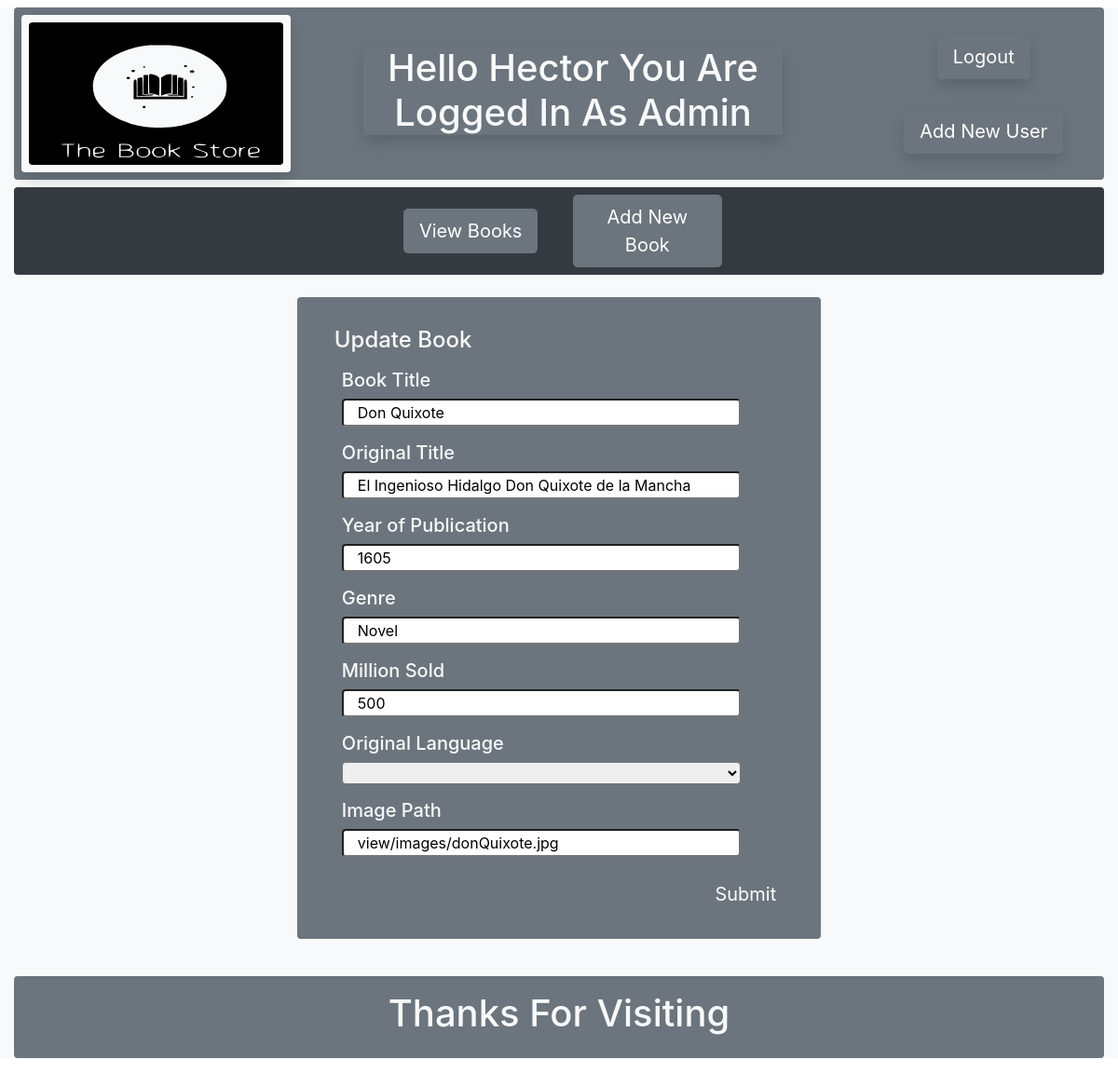
Page /index.php?update=1 (signed in) on the committed database.
### tables this page shows
CREATE TABLE IF NOT EXISTS `book` (
  `BookID` int(10) UNSIGNED NOT NULL AUTO_INCREMENT,
  `BookTitle` varchar(255) NOT NULL,
  `OriginalTitle` varchar(255) DEFAULT NULL,
  `YearofPublication` int(4) NOT NULL DEFAULT '0',
  `Genre` varchar(30) NOT NULL,
  `MillionsSold` int(10) UNSIGNED NOT NULL,
  `LanguageWritten` varchar(30) NOT NULL,
  `AuthorID` int(10) UNSIGNED NOT NULL,
  `coverImagePath` varchar(2000) NOT NULL,
  `currentTime` timestamp NULL DEFAULT CURRENT_TIMESTAMP,
  `updateTime` timestamp NULL DEFAULT CURRENT_TIMESTAMP,
  `updateBy` varchar(200) NOT NULL,
  PRIMARY KEY (`BookID`),
  KEY `fk_authorID` (`AuthorID`),
  KEY `indenxx` (`BookTitle`)
);

### view/pages/updateBook.php (the view, shortened to what this page needs)
<?php
    require("model/dbConnection.php");
    $id = $_GET['update'];
    $result = $conn->query("SELECT * FROM book
    WHERE BookID = $id;");
    while($row = $result->fetch(PDO::FETCH_OBJ)) {
        $title = $row->BookTitle;
        $original = $row->OriginalTitle;
        $year = $row->YearofPublication;
        $genre = $row->Genre;
        $million = $row->MillionsSold;
        $language = $row->LanguageWritten;
        $image = $row->coverImagePath;
    }?>
<form class="row bg-secondary m-4 p-4 rounded" action="controller/prossesUpdate.php" method="POST" id="addNewBook">
    <fieldset>
        <legend class="h4 text-light p-2 m-2">Update Book</legend>
        <div class="form-group">
        <label class="h5 text-light ml-4" for="title">Book Title</label>
        <input class="col-10 rounded ml-4" type="text" id="title" name="title" placeholder="Book Title" value="<?php echo $title?>" required>
        </div>
        <div class="form-group">
        <label class="h5 text-light ml-4" for="originalTitle">Original Title</label>
        <input class="col-10 rounded ml-4" type="text" id="originalTitle" name="originalTitle" placeholder="Original Title" value="<?php echo $original?>" required>
        </div>
        <div class="form-group">
        <label class="h5 text-light ml-4" for="yearofPublication">Year of Publication</label>
        <input class="col-10 rounded ml-4" type="text" id="yearofPublication" name="yearofPublication" placeholder="e.g. 1935" value="<?php echo $year?>" required>
        </div>
        <div class="form-group">
        <label class="h5 text-light ml-4" for="genre">Genre</label>
        <input class="col-10 rounded ml-4" type="text" id="genre" name="genre" placeholder="e.g. Novel, Fable, Mystery, etc" value="<?php echo $genre?>" required>
        </div>
        <div class="form-group">
        <label class="h5 text-light ml-4" for="millionSold">Million Sold</label>
        <input class="col-10 rounded ml-4" type="text" id="millionSold" name="millionSold" placeholder="e.g. 100" value="<?php echo $million?>" required>
        </div>
        <div class="form-group">
        <label class="h5 text-light ml-4" for="language">Original Language</label>
        <select class="col-10 rounded ml-4" id="language" name="language" value="<?php echo $language?>" required>
            <option value="blank"></option>
            <option value="spanish">Spanish</option>
        </select>
        </div>
        <div class="form-group">
        <label class="h5 text-light ml-4" for="image">Image Path</label>
        <input class="col-10 rounded ml-4" type="text" id="image" name="image"  value="<?php echo $image?>"placeholder="e.g. view/images/example.jpg" required>
        </div>
        <div class="col-12">
        <input class="btn btn-secondary btn-lg float-right p-1 m-1" type="submit" value="Submit">
        </div>
    </fieldset>
</form>

### rows in the picture
book: title "Don Quixote", originalTitle "El Ingenioso Hidalgo Don Quixote de la Mancha", yearofPublication "1605", genre "Novel", millionSold "500", image "view/images/donQuixote.jpg"

### other values in the picture
$_SESSION["username"] "Hector"
$_SESSION["permission"] "Admin"
